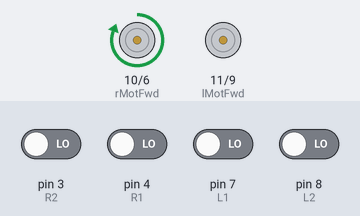
This sketch was run on a simulated Arduino Uno, built with avr-gcc and run on an emulated ATmega328P. Parts: motor-driver pin pairs drawn as motors (green arrow = first pin HIGH = forward, orange = second pin HIGH = backward, longer = more drive). Inputs (shaded band) come from the test bench; at power-on: pin 3 (R2), pin 4 (R1), pin 7 (L1), pin 8 (L2) LOW.

Above: at 1.2 s.
1.3 s: pin 7 (L1) driven HIGH
At 1.7 s:
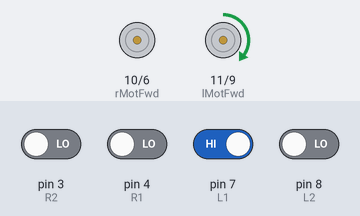
2.8 s: pin 8 (L2) driven HIGH
At 4.0 s:
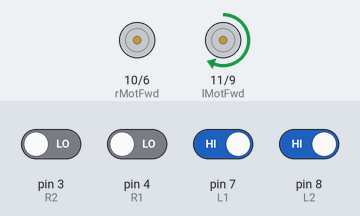
4.3 s: pin 8 (L2) driven LOW
At 5.2 s:
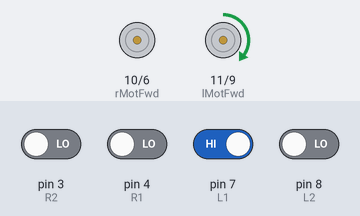
Timing chart, 0 to 7.3 s (numbered marks = the images above; inputs shaded):
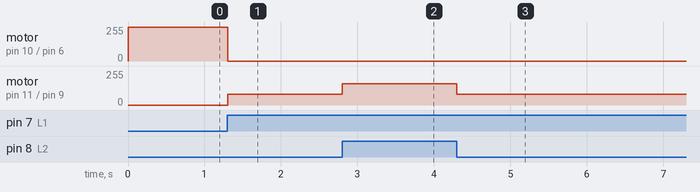

Measured:
- after the input at 1.3 s, motor on pin 10 (rMotFwd) / pin 6 (rMotRev): forward 255/255 → stopped at once; motor on pin 11 (lMotFwd) / pin 9 (lMotRev): stopped → forward 80/255 at once
- after the input at 2.8 s, motor on pin 11 (lMotFwd) / pin 9 (lMotRev): forward 80/255 → forward 160/255 at once
- after the input at 4.3 s, motor on pin 11 (lMotFwd) / pin 9 (lMotRev): forward 160/255 → forward 80/255 at once

The sketch:

try.ino
```cpp
/* The IR sensor array is to be in the following order:
       L2    L1    M    R1    R2

  L1, M and R1 determine the track. L2 and R2 is used for extra precision in very sharp turns.

  I have assumed that the IR sensor shows low when detetcting a black surface.

  The bot should be placed such that M comes over the black line.
*/

int L2=8;
int L1=7;
int M=5;
int R1=4;
int R2=3;

int lMotFwd=11;
int rMotFwd=10;
int lMotRev=9;
int rMotRev=6;


void setup()
{
 pinMode(L2,INPUT);
 pinMode(L1,INPUT);
 pinMode(M,INPUT);
 pinMode(R2,INPUT);
 pinMode(R1,INPUT);
 pinMode(lMotFwd,OUTPUT);
 pinMode(rMotFwd,OUTPUT);
 pinMode(lMotRev,OUTPUT);
 pinMode(rMotRev,OUTPUT);

 digitalWrite(lMotFwd,LOW);
 digitalWrite(rMotFwd,LOW);
 digitalWrite(lMotRev,LOW);
 digitalWrite(rMotRev,LOW);
}

void loop()
{

 //Move forward
if((digitalRead(L1)==HIGH)&&(digitalRead(L2)==HIGH)
   &&(digitalRead(R1)==HIGH)&&(digitalRead(R2)==HIGH))
 {
   digitalWrite(lMotFwd,HIGH);
   digitalWrite(rMotFwd,HIGH);
   digitalWrite(lMotRev,LOW);
   digitalWrite(rMotRev,LOW);
 }

 //Less sharp left turn
else if(digitalRead(L1)==LOW && digitalRead(L2)==HIGH)
 {
   analogWrite(lMotFwd,LOW);
   digitalWrite(rMotFwd,160);
   digitalWrite(lMotRev,LOW);
   digitalWrite(rMotRev,LOW);
 }

 //Very sharp left turn to be taken slowly
 else if(digitalRead(L1)==LOW && digitalRead(L2)==LOW)
 {
   analogWrite(lMotFwd,LOW);
   digitalWrite(rMotFwd,80);
   digitalWrite(lMotRev,LOW);
   digitalWrite(rMotRev,LOW);
 }

 //Less sharp right turn
 else if(digitalRead(R1)==LOW && digitalRead(L2)==HIGH)
 {
   analogWrite(lMotFwd,160);
   digitalWrite(rMotFwd,LOW);
   digitalWrite(lMotRev,LOW);
   digitalWrite(rMotRev,LOW);
 }

 //Very sharp right turn to be taken slowly
 else if(digitalRead(R1)==LOW && digitalRead(R2)==LOW)
 {
   analogWrite(lMotFwd,80);
   digitalWrite(rMotFwd,LOW);
   digitalWrite(lMotRev,LOW);
   digitalWrite(rMotRev,LOW);
 }

 delay(5);
}
```
